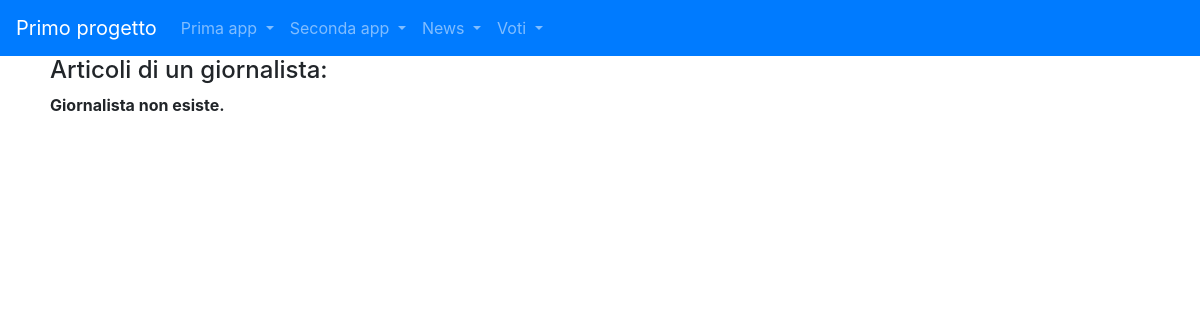
The page /news/lista_articoli_giornalista/5 on the database as committed earlier.
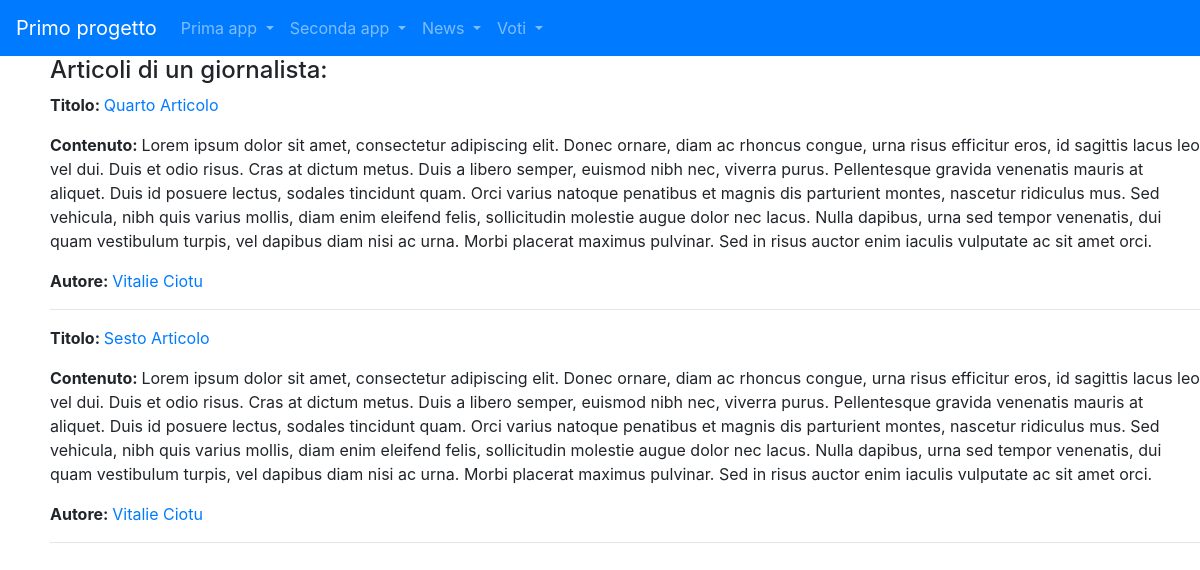
The same page on the database as committed later.
### news/models.py (models this page shows, shortened)
class Articolo(models.Model):
    titolo = models.CharField(max_length=100)
    contenuto = models.TextField()
    giornalista=models.ForeignKey(Giornalista,on_delete=models.CASCADE,related_name="articoli")
    data=models.DateField(auto_now=True,blank=True)
    visualizzazioni=models.IntegerField(default=0,blank=True)
    class Meta:
        verbose_name="Articolo"
        verbose_name_plural="Articoli"

class Giornalista(models.Model):
    nome = models.CharField(max_length=20)
    cognome = models.CharField(max_length=20)
    anno_di_nascita = models.DateField(blank=True,null=True)
    def __str__(self):
        return self.nome + " "+ self.cognome
    class Meta:
        verbose_name= "Giornalista"
        verbose_name_plural="Giornalisti"

### news/views.py (the view)
# urls.py: path("news/lista_articoli_giornalista/<int:pk>",listaArticoli,name="listaArticoli"),
def listaArticoli(request,pk=None):
    if(pk == None):
        articoli=Articolo.objects.all()
        tutto=True
    else:
        articoli=Articolo.objects.filter(giornalista_id=pk)
        tutto=False
    context={
        'articoli':articoli,
        'tutto':tutto
    }
    return render(request,'lista_articoli_giornalista.html',context)

### news/templates/lista_articoli_giornalista.html (shortened to what this page needs)
{% extends "primo_progetto/base.html" %}
{%block content%}
{%if tutto %}
    <h4>Tutti gli Articoli</h4>
{%else%}
<h4>Articoli di un giornalista: </h4>
{%endif%}
{% if articoli %}
{% for articolo in articoli%}
            <p><strong>Titolo: </strong>
                <a href ="/news/articoli/{{articolo.id}}"> {{articolo.titolo}}</a>
            </p>
            <p><strong>Contenuto: </strong> {{articolo.contenuto}}</p>
            <p><strong>Autore: </strong>
                <a href ={% url 'news:giornalista_detail' articolo.giornalista.id %}> {{articolo.giornalista}}</a>
            </p>
            <hr>
    {% endfor %}
{%else%}
<p><strong>Giornalista non esiste. </strong>
{%endif%}
{%endblock content%}

Rows that differ between the two databases and show on the page:
added Articolo: titolo "Quarto Articolo", contenuto "Lorem ipsum dolor sit amet, consectetur adipiscing elit. Donec ornare, diam ac rhoncus congue, urna risus efficitur eros, id sagittis lacus leo vel dui. Duis et odio risus. Cras at dictum metus. Duis a libero semper, euismod nibh nec, viverra purus. Pellentesque gravida venenatis mauris at aliquet. Duis id posuere lectus, sodales tincidunt quam. Orci varius natoque penatibus et magnis dis parturient montes, nascetur ridiculus mus. Sed vehicula, nibh quis varius mollis, diam enim eleifend felis, sollicitudin molestie augue dolor nec lacus. Nulla dapibus, urna sed tempor venenatis, dui quam vestibulum turpis, vel dapibus diam nisi ac urna. Morbi placerat maximus pulvinar. Sed in risus auctor…", giornalista "Vitalie Ciotu"
added Articolo: titolo "Sesto Articolo", contenuto "Lorem ipsum dolor sit amet, consectetur adipiscing elit. Donec ornare, diam ac rhoncus congue, urna risus efficitur eros, id sagittis lacus leo vel dui. Duis et odio risus. Cras at dictum metus. Duis a libero semper, euismod nibh nec, viverra purus. Pellentesque gravida venenatis mauris at aliquet. Duis id posuere lectus, sodales tincidunt quam. Orci varius natoque penatibus et magnis dis parturient montes, nascetur ridiculus mus. Sed vehicula, nibh quis varius mollis, diam enim eleifend felis, sollicitudin molestie augue dolor nec lacus. Nulla dapibus, urna sed tempor venenatis, dui quam vestibulum turpis, vel dapibus diam nisi ac urna. Morbi placerat maximus pulvinar. Sed in risus auctor…", giornalista "Vitalie Ciotu"
Other text that changed with them:
text no longer shown: "Giornalista non esiste."
